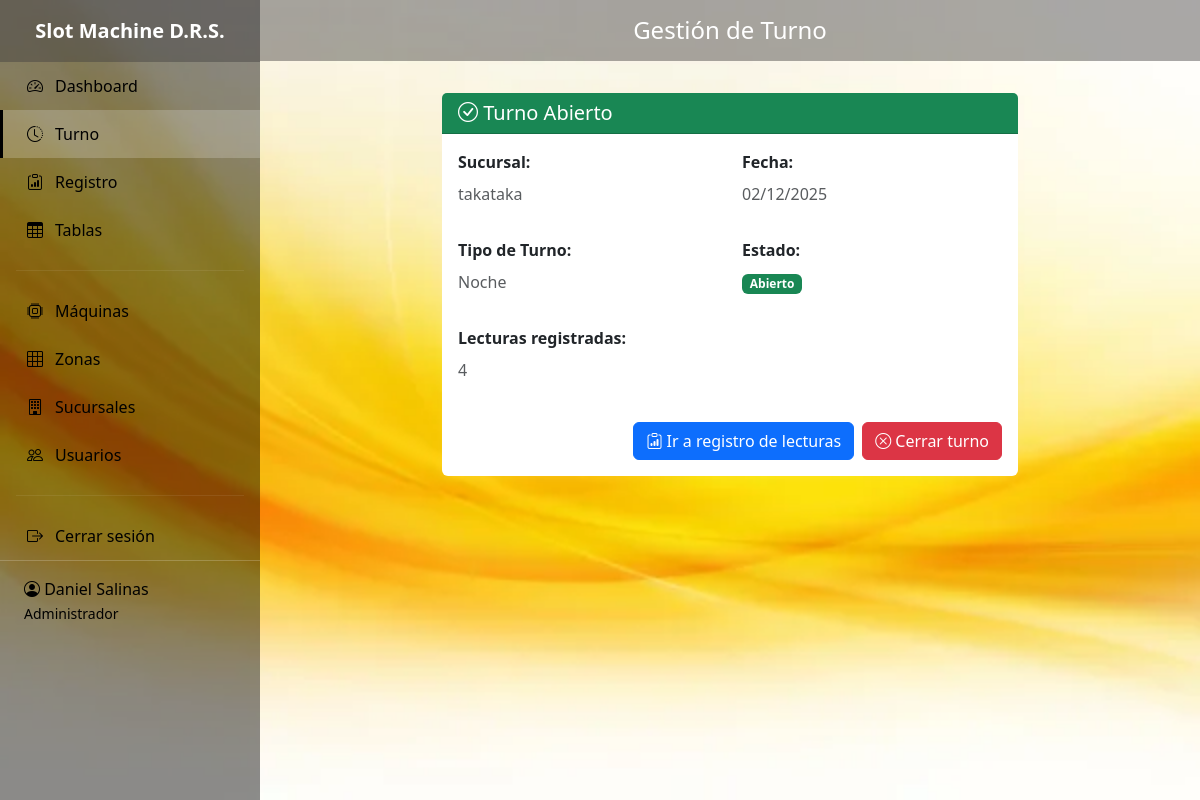
The app's page /turno/ (signed in), older data.
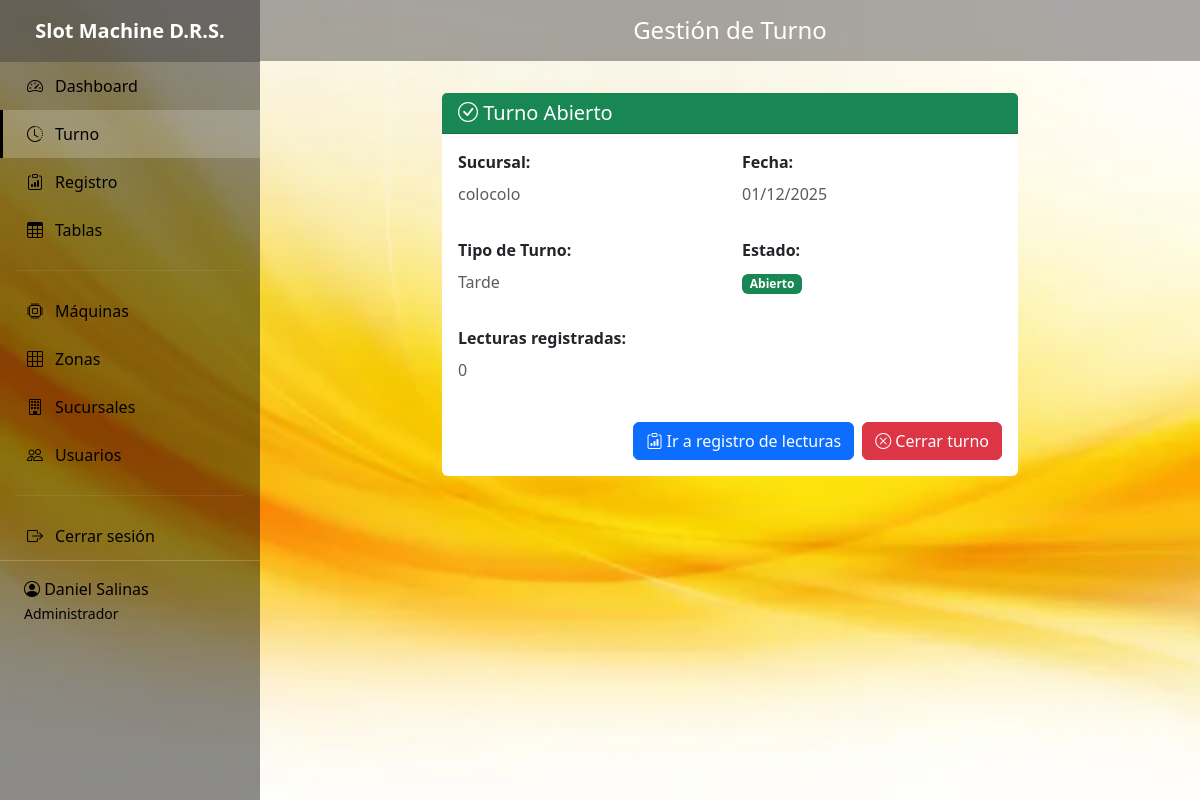
The same page, newer data.
### control/models.py (models this page shows, shortened)
class Turno(models.Model):
    TIPO_TURNO_CHOICES = [
        ('Mañana', 'Mañana'),
        ('Tarde', 'Tarde'),
        ('Noche', 'Noche'),
    ]
    ESTADO_CHOICES = [
        ('Abierto', 'Abierto'),
        ('Cerrado', 'Cerrado'),
    ]
    sucursal = models.ForeignKey(
        Sucursal,
        on_delete=models.CASCADE,
        related_name='turnos',
        verbose_name='Sucursal'
    )
    usuario = models.ForeignKey(
        Usuario,
        on_delete=models.CASCADE,
        related_name='turnos',
        verbose_name='Usuario'
    )
    fecha = models.DateField(verbose_name='Fecha')
    tipo_turno = models.CharField(
        max_length=20,
        choices=TIPO_TURNO_CHOICES,
        verbose_name='Tipo de Turno'
    )
    estado = models.CharField(
        max_length=20,
        choices=ESTADO_CHOICES,
        default='Abierto',
        verbose_name='Estado'
    )
    observaciones = models.TextField(blank=True, verbose_name='Observaciones')
    total_cierre = models.DecimalField(
        max_digits=14,
        decimal_places=2,
        null=True,
        blank=True,
        verbose_name='Total de Cierre'
    )
    created_at = models.DateTimeField(auto_now_add=True, verbose_name='Fecha de Creación')
    class Meta:
        verbose_name = 'Turno'
        verbose_name_plural = 'Turnos'
        ordering = ['-fecha', '-created_at']

class Sucursal(models.Model):
    nombre = models.CharField(max_length=150, verbose_name='Nombre')
    direccion = models.CharField(max_length=255, blank=True, verbose_name='Dirección')
    telefono = models.CharField(max_length=50, blank=True, verbose_name='Teléfono')
    created_at = models.DateTimeField(auto_now_add=True, verbose_name='Fecha de Creación')
    class Meta:
        verbose_name = 'Sucursal'
        verbose_name_plural = 'Sucursales'
        ordering = ['nombre']

### control/views.py (the view, shortened to what this page needs)
# urls.py: path('turno/', views.turno_view, name='turno'),
@login_required
def turno_view(request):
    turno_abierto = Turno.objects.filter(
        usuario=request.user,
        estado='Abierto'
    ).first()
    form = TurnoForm() if not turno_abierto else None
    cantidad_lecturas = 0
    if turno_abierto:
        cantidad_lecturas = LecturaMaquina.objects.filter(
            turno=turno_abierto
        ).count()
    context = {
        'turno_abierto': turno_abierto,
        'cantidad_lecturas': cantidad_lecturas,
        'form': form,
        'sucursales': Sucursal.objects.all(),
    }
    return render(request, 'turno.html', context)

### templates/turno.html (shortened to what this page needs)
{% extends 'base.html' %}
{% block page_title %}Gestión de Turno{% endblock %}
{% block content %}
<div class="row">
    <div class="col-lg-8 mx-auto">
        {% if turno_abierto %}
            <div class="card">
                <div class="card-header bg-success text-white">
                    <h5 class="mb-0"><i class="bi bi-check-circle"></i> Turno Abierto</h5>
                </div>
                <div class="card-body">
                    <div class="row mb-3">
                        <div class="col-md-6">
                            <p class="mb-2"><strong>Sucursal:</strong></p>
                            <p class="text-muted">{{ turno_abierto.sucursal.nombre }}</p>
                        </div>
                        <div class="col-md-6">
                            <p class="mb-2"><strong>Fecha:</strong></p>
                            <p class="text-muted">{{ turno_abierto.fecha|date:"d/m/Y" }}</p>
                        </div>
                    </div>
                    <div class="row mb-3">
                        <div class="col-md-6">
                            <p class="mb-2"><strong>Tipo de Turno:</strong></p>
                            <p class="text-muted">{{ turno_abierto.tipo_turno }}</p>
                        </div>
                        <div class="col-md-6">
                            <p class="mb-2"><strong>Estado:</strong></p>
                            <span class="badge bg-success">{{ turno_abierto.estado }}</span>
                        </div>
                    </div>
                    <div class="row mb-3">
                        <div class="col-md-6">
                            <p class="mb-2"><strong>Lecturas registradas:</strong></p>
                            <p class="text-muted">{{ cantidad_lecturas }}</p>
                        </div>
                    </div>
                    <div class="d-grid gap-2 d-md-flex justify-content-md-end mt-4">
                        <a href="{% url 'control:registro' %}" class="btn btn-primary btn-lg-tablet">
                            <i class="bi bi-clipboard-data"></i> Ir a registro de lecturas
                        </a>
                        <form method="post" action="{% url 'control:cerrar_turno' turno_abierto.id %}" onsubmit="return confirm('¿Está seguro de cerrar este turno?');">
                            <button type="submit" class="btn btn-danger btn-lg-tablet">
                                <i class="bi bi-x-circle"></i> Cerrar turno
                            </button>
                        </form>
                    </div>
                </div>
            </div>
        {% endif %}
    </div>
</div>
{% endblock %}

Row changes from the older to the newer data that the page shows:
removed Turno: sucursal.nombre "takataka", fecha "02/12/2025", tipo_turno "Noche", estado "Abierto"
added Turno: sucursal.nombre "colocolo", fecha "01/12/2025", tipo_turno "Tarde", estado "Abierto"
Text that changed along with them:
{{ cantidad_lecturas }}: "4" → "0"
